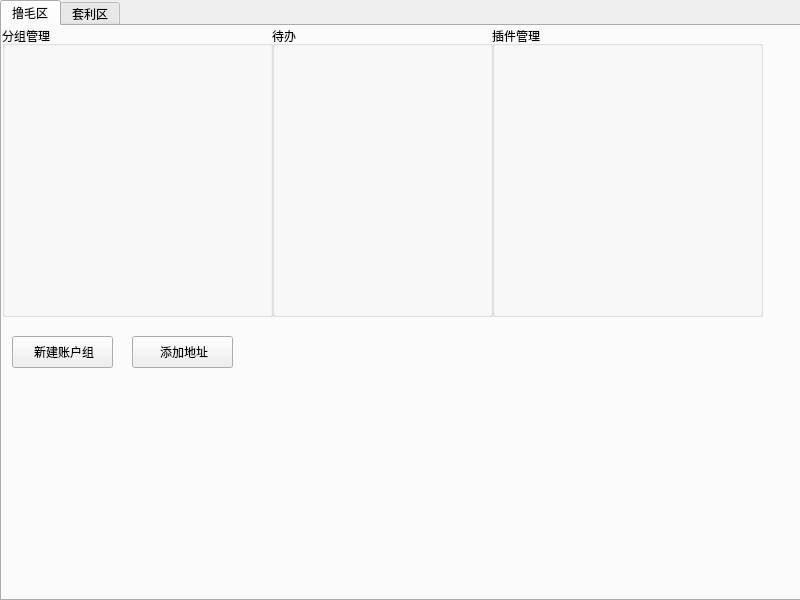
<?xml version="1.0" encoding="UTF-8"?>
<ui version="4.0">
 <class>Widget</class>
 <widget class="QWidget" name="Widget">
  <property name="geometry">
   <rect>
    <x>0</x>
    <y>0</y>
    <width>800</width>
    <height>600</height>
   </rect>
  </property>
  <property name="windowTitle">
   <string>哆啦套利工具</string>
  </property>
  <widget class="QTabWidget" name="tabWidget">
   <property name="geometry">
    <rect>
     <x>0</x>
     <y>0</y>
     <width>801</width>
     <height>601</height>
    </rect>
   </property>
   <property name="mouseTracking">
    <bool>false</bool>
   </property>
   <property name="layoutDirection">
    <enum>Qt::LayoutDirection::LeftToRight</enum>
   </property>
   <property name="autoFillBackground">
    <bool>false</bool>
   </property>
   <property name="tabPosition">
    <enum>QTabWidget::TabPosition::North</enum>
   </property>
   <property name="tabShape">
    <enum>QTabWidget::TabShape::Rounded</enum>
   </property>
   <property name="currentIndex">
    <number>0</number>
   </property>
   <property name="tabBarAutoHide">
    <bool>false</bool>
   </property>
   <widget class="QWidget" name="tab">
    <attribute name="title">
     <string>撸毛区</string>
    </attribute>
    <widget class="QGroupBox" name="groupBox">
     <property name="geometry">
      <rect>
       <x>0</x>
       <y>0</y>
       <width>271</width>
       <height>291</height>
      </rect>
     </property>
     <property name="title">
      <string>分组管理</string>
     </property>
    </widget>
    <widget class="QGroupBox" name="groupBox_2">
     <property name="geometry">
      <rect>
       <x>270</x>
       <y>0</y>
       <width>221</width>
       <height>291</height>
      </rect>
     </property>
     <property name="title">
      <string>待办</string>
     </property>
    </widget>
    <widget class="QGroupBox" name="groupBox_3">
     <property name="geometry">
      <rect>
       <x>490</x>
       <y>0</y>
       <width>271</width>
       <height>291</height>
      </rect>
     </property>
     <property name="title">
      <string>插件管理</string>
     </property>
    </widget>
    <widget class="QPushButton" name="newAccountGroup">
     <property name="geometry">
      <rect>
       <x>10</x>
       <y>310</y>
       <width>101</width>
       <height>32</height>
      </rect>
     </property>
     <property name="text">
      <string> 新建账户组</string>
     </property>
    </widget>
    <widget class="QPushButton" name="addAddressButton">
     <property name="geometry">
      <rect>
       <x>130</x>
       <y>310</y>
       <width>101</width>
       <height>32</height>
      </rect>
     </property>
     <property name="text">
      <string> 添加地址</string>
     </property>
    </widget>
   </widget>
   <widget class="QWidget" name="tab_2">
    <attribute name="title">
     <string>套利区</string>
    </attribute>
   </widget>
  </widget>
 </widget>
 <resources/>
 <connections/>
</ui>
